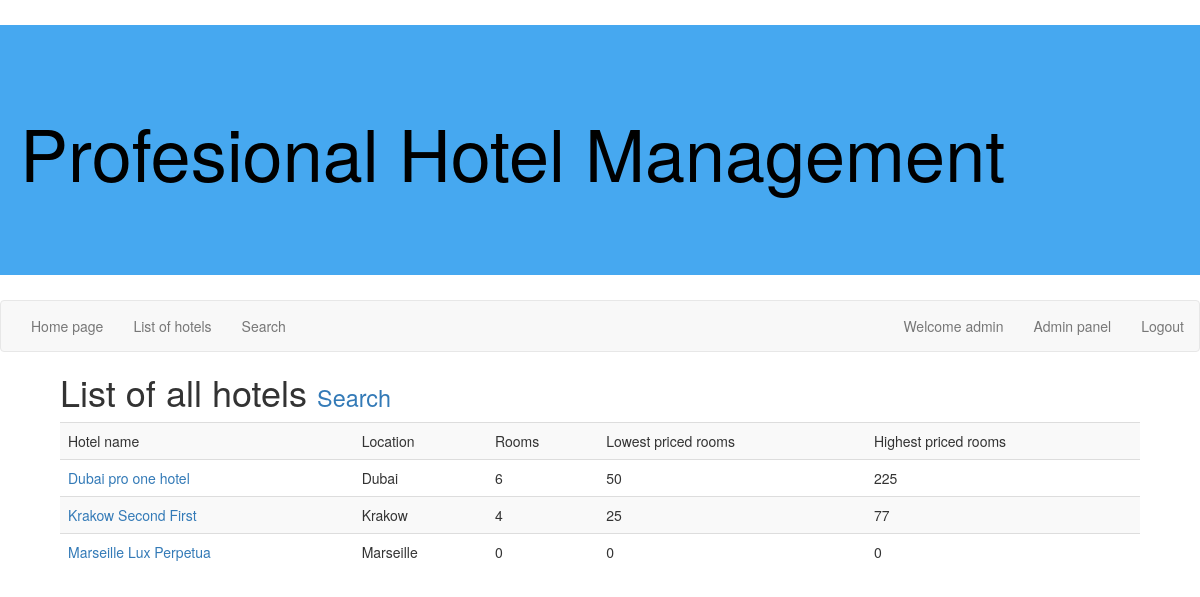
Page /php/hotels.php (signed in) on the committed database.
### tables this page shows
CREATE TABLE `users` (
  `user_id` int(8) NOT NULL,
  `user_name` varchar(255) NOT NULL,
  `user_pass` varchar(255) NOT NULL,
  `user_level` smallint(4) NOT NULL DEFAULT '1',
  `user_firstname` varchar(255) NOT NULL,
  `user_lastname` varchar(255) NOT NULL,
  `user_birthdate` int(8) NOT NULL,
  `user_adress` varchar(255) NOT NULL,
  `user_tel` int(8) NOT NULL,
  `user_status` smallint(4) NOT NULL DEFAULT '1',
  `user_deleted` int(1) NOT NULL DEFAULT '0'
);

CREATE TABLE `hotels` (
  `hotel_id` int(8) NOT NULL,
  `hotel_name` varchar(255) NOT NULL,
  `hotel_location` varchar(255) NOT NULL,
  `hotel_min_price` int(8) NOT NULL DEFAULT '0',
  `hotel_max_price` int(8) NOT NULL DEFAULT '0',
  `hotel_rooms` int(11) NOT NULL
);

### php/core.php (called while the page is built, shortened)
<?php
function dbquery($query) {
	$result = @mysql_query($query);
	if (!$result) {
		echo mysql_error();
		return false;
	} else {
		return $result;
	}
}
function dbrows($query) {
	$result = @mysql_num_rows($query);
	return $result;
}
function dbarray($query) {
	$result = @mysql_fetch_assoc($query);
	if (!$result) {
		return false;
	} else {
		return $result;
	}
}
?>

### php/hotels.php (the view, shortened to what this page needs)
<?php
require_once "core.php";
require_once "style/head.php";
$query = dbquery("SELECT * FROM hotels");
if(!dbrows($query)){ echo "Unfortunatly we do not have any hotels yet"; }
else{
$hotels = $query;
?>
<h1>List of all hotels <small><a href="search.php">Search</a></small></h1>
<table class="table table-striped">
<tr><td>Hotel name</td><td>Location</td><td>Rooms</td><td>Lowest priced rooms</td><td>Highest priced rooms</td></tr>
<?php
while($hotel = dbarray($hotels))
{
	$rooms = dbquery("SELECT * FROM rooms WHERE `hotel_id` = '".$hotel['hotel_id']."'");
	echo "<tr><td><a href=\"hotel.php?id=".$hotel['hotel_id']."\">".$hotel['hotel_name']."</a></td><td>".$hotel['hotel_location']."</td><td>".dbrows($rooms)."</td><td>".$hotel['hotel_min_price']."</td><td>".$hotel['hotel_max_price']."</td></tr>";
}
?>
</table>
<?php
}
require_once "style/foot.php";
?>

### php/style/head.php (shortened to what this page needs)
<?php if(!defined("BASE")) die("Acc denied");
$user; $userid; $username; $userlevel; $logged = false; $commercial = false;
if(isset($_COOKIE['HOTEL_MAN_USER'])){
	$cookiedata = explode(",", $_COOKIE['HOTEL_MAN_USER']);
	$query = dbquery("SELECT * FROM users WHERE `user_id` = '".$cookiedata[0]."' AND `user_pass` = '".$cookiedata[1]."' AND `user_deleted` != '1' ");
	if(dbrows($query))
	{
		$user = dbarray($query);
		$username = $user['user_name'];
		$userlevel = $user['user_level'];
		$logged = true;
	}
}
?>
<!DOCTYPE html>
<html>
<head>
	<link rel="stylesheet" href="<?php echo BASE; ?>style/maincss.css" type="text/css" />
	<link rel="stylesheet" href="<?php echo BASE; ?>style/bootstrap.css" type="text/css" />
</head>
<body>
<div class="logo"><a href="<?php echo BASE; ?>">Profesional Hotel Management</a></div>
<nav class="navbar navbar-default">
	<div class="navbar-fluid">
		<div class="collapse navbar-collapse">
			<ul class="nav navbar-nav">
				<li><a href="<?php echo BASE; ?>index.php">Home page</a></li>
				<li><a href="<?php echo BASE; ?>hotels.php">List of hotels</a></li>
				<li><a href="<?php echo BASE; ?>search.php">Search</a></li>
			</ul>
<?php
if($logged){
?>
			<ul class="nav navbar-nav navbar-right">
				<li><a href="<?php echo BASE; ?>profile.php">Welcome <?php echo $username; ?></a></li>
<?php
		if($userlevel > 90){
?>
				<li><a href="<?php echo BASE; ?>admin/">Admin panel</a></li>
<?php
		}elseif($userlevel > 9){
?>
				<li><a href="<?php echo BASE; ?>admin/remove_booking.php">Mayor panel</a></li>
<?php
		}
?>
				<li><a href="<?php echo BASE; ?>logout.php">Logout</a></li>
			</ul>
<?php
}
?>
		</div>
	</div>
</nav>
<div class="content">

### php/style/maincss.css (style rules this page uses)
.logo { width: 100%; background-color: rgb(70, 168, 240); height: 250px; font-size: 72px; margin: 25px 0px 25px 0px; padding: 75px 0px 0px 20px; }
.logo a { color: #000000; }
.content { min-width: 720px; width: 90%; margin: auto; }

### rows in the picture
users: user_name "admin"
hotels: hotel_name "Dubai pro one hotel", hotel_location "Dubai", rooms "6", hotel_min_price "50", hotel_max_price "225"
hotels: hotel_name "Krakow Second First", hotel_location "Krakow", rooms "4", hotel_min_price "25", hotel_max_price "77"
hotels: hotel_name "Marseille Lux Perpetua", hotel_location "Marseille", rooms "0", hotel_min_price "0", hotel_max_price "0"
